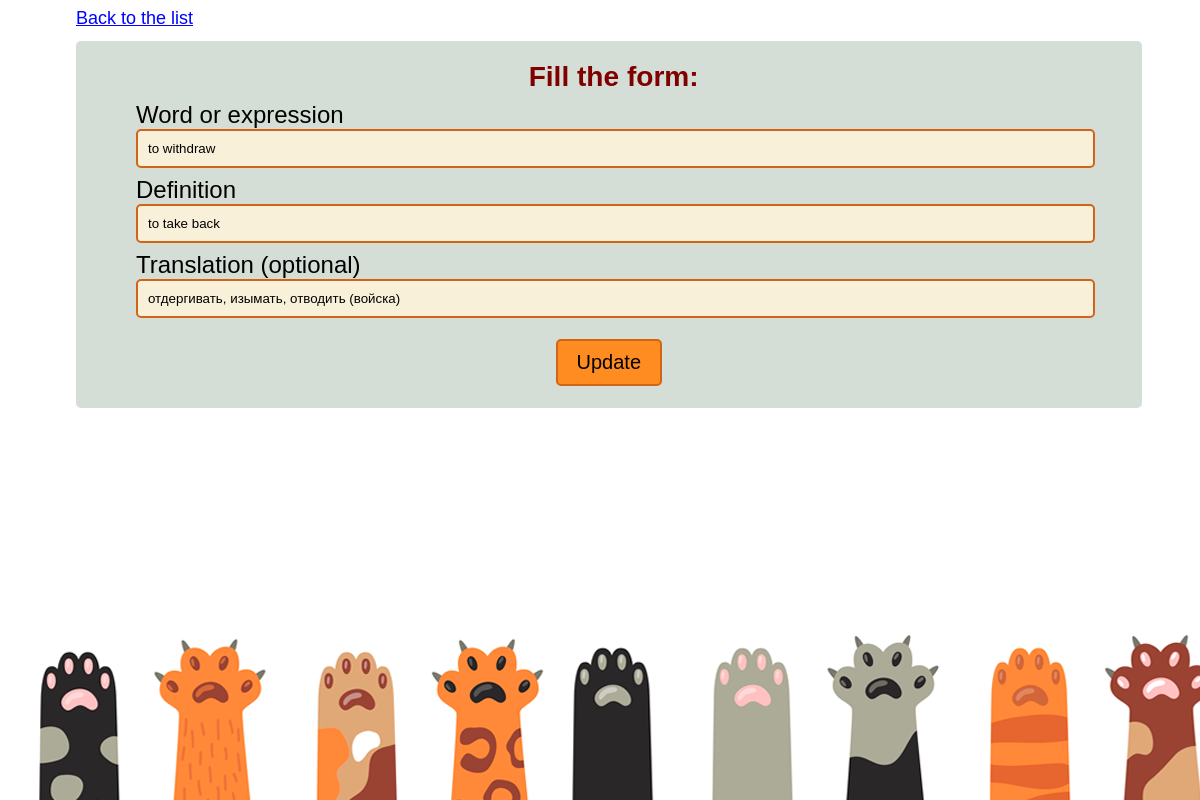
Screenshot of /edit_word/18/ with the database file from the repository.
### tables this page shows
CREATE TABLE vocabulary (
    word_id INTEGER NOT NULL PRIMARY KEY AUTOINCREMENT,
    word VARCHAR NOT NULL,
    description VARCHAR NOT NULL,
    word_translation VARCHAR
);

### main.py (the view, shortened to what this page needs)
@app.route("/edit_word/<int:word_id>/", methods=['GET', 'POST'])
def edit_word(word_id):
    if request.method == 'GET':
        edit_word = "Filling form"
        query = 'SELECT * FROM vocabulary WHERE word_id=?;'
        word = query_db(query, (word_id,))[0]
        return render_template('edit_word.html', edit_word=edit_word, word=word)

### main.py (called while the page is built)
def get_db():
    db = getattr(g, '_database', None)
    if db is None:
        db = g._database = sqlite3.connect(DATABASE)
    return db

@app.teardown_appcontext
def close_connection(exception):
    db = getattr(g, '_database', None)
    if db is not None:
        db.close()

def query_db(query, args=(), one=False):
    cur = get_db().execute(query, args)
    rv = cur.fetchall()
    cur.close()
    return (rv[0] if rv else None) if one else rv

### templates/edit_word.html (shortened to what this page needs)
<!DOCTYPE html>
<html lang="en">
<head>
    <link rel="stylesheet" href="/static/edit_word.css">
</head>
<div class="flex flex-center">
    <a href="/word_list/">Back to the list</a>
</div>
<body>
<form class="add_form" name="feedback" method="POST" action="/edit_word/{{word.0}}/">
    <div class="form_caption"><h3>Fill the form:</h3></div>
    <div>Word or expression</div>
    <input type="text" name="word" required="required" value="{{word.1}}">
    <div>Definition</div>
    <input type="text" name="description" required="required" value="{{word.2}}">
    <div>Translation (optional)</div>
    <input type="text" name="translation" value="{{word.3}}">
    <input type="submit" name="submit_btn" value="Update">
</form>
<div class="fixed-footer">
    <div class="container">
        <p><img src="/static/cat_new.png"
                alt="cat"
                align="top"/>
        </p>
    </div>
</div>
</body>
</html>

### static/edit_word.css (style rules this page uses)
a { font-family: "Gill Sans", sans-serif; font-size: 18px; width: 100%; height: 100%; display: flex; color: blue; margin-top: 0; margin-bottom: 2%; margin-left: 8px; }
h3 { font-family: "Gill Sans", sans-serif; width: 95%; height: 100%; text-align: center; color: #800000; padding-top:20px; margin-bottom: 0px; }
.fixed-footer { width: 95%; position: fixed; padding: 0; bottom: -3.8%; margin-left: 24px; margin-bottom: 0; }
.container { margin: 0 auto; }
.add_form { width: 90%; background: #d5ded6; margin-top: -16px; margin-left: 68px; box-sizing: border-box; border-radius: 5px; }
div { font-size: 24px; font-family: "Gill Sans", sans-serif; text-align: left; margin-left: 60px; margin-top: 8px; }
.add_form input { width: 90%; align-items: center; padding: 10px; box-sizing: border-box; border: 2px solid #d16517; border-radius: 5px; background: #F9F0DA; margin-left: 60px; }
.add_form input[type=submit] { font-family: "Gill Sans", sans-serif; width: 10%; margin-left: 45%; font-size: 20px; margin-top: 2%; margin-bottom: 2%; background: #ff8c21; }

### rows the page displays
vocabulary: word "to withdraw", description "to take back", translation "отдергивать, изымать, отводить (войска)"
